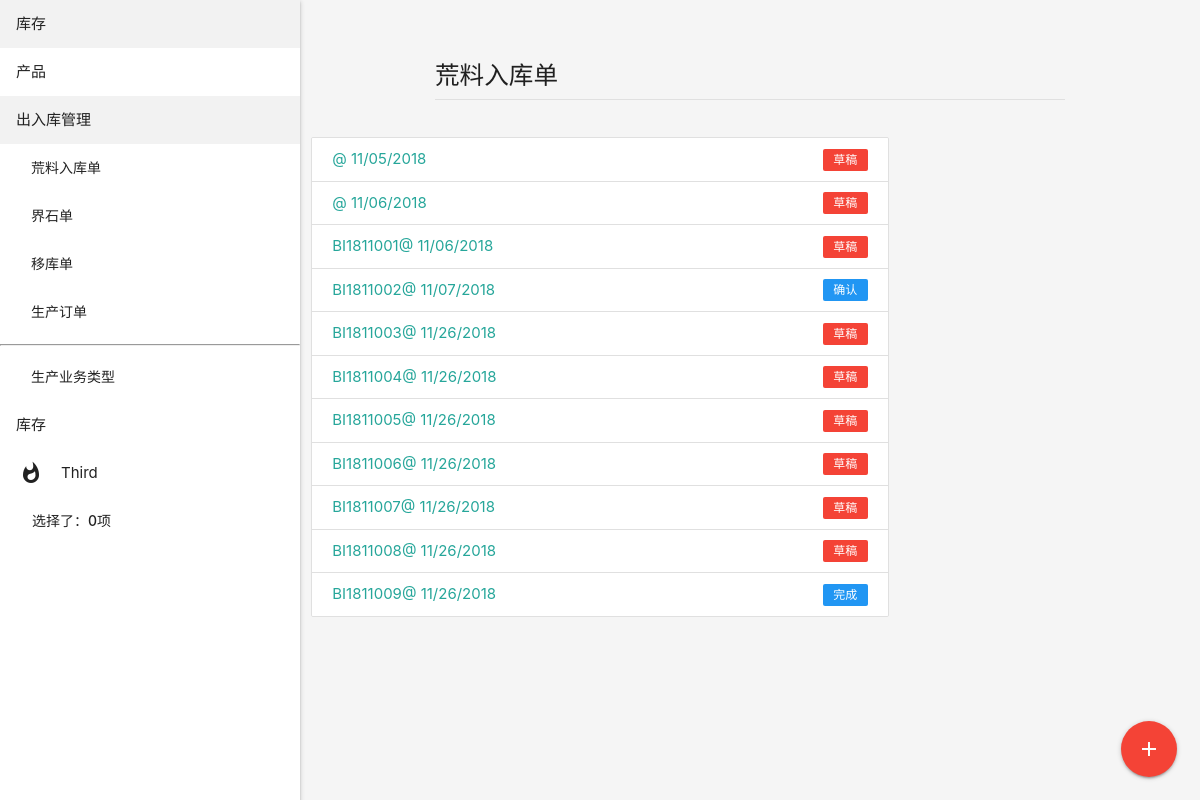
Page /mrp/block_check_in/ on the committed database.
### mrp/models/block_check_in.py (models this page shows, shortened)
class BlockCheckInOrder(MrpOrderAbstract):
    order = OrderField(order_str='BI', blank=True, verbose_name='单号', default='New', max_length=20)
    counter = models.IntegerField('货柜数', blank=True, null=True)
    purchase_order = models.ForeignKey('purchase.PurchaseOrder', on_delete=models.CASCADE, verbose_name='采购订单',
                                       related_name='block_check_in_order')
    warehouse = models.ForeignKey('stock.Warehouse', on_delete=models.CASCADE, verbose_name='卸货仓库')
    class Meta:
        verbose_name = '荒料到货入库单'
    def get_absolute_url(self):
        return reverse('block_check_in_detail', args=[self.id])

### mrp/views.py (the view)
# urls.py: path('block_check_in/', views.BlockCheckInOrderListView.as_view(), name='block_check_in_list'),
class BlockCheckInOrderListView(ListView):
    model = BlockCheckInOrder

### cart/cart.py (called while the page is built)
    def __len__(self):
        return len(self.cart)

### cart/context_processors.py (called while the page is built)
def cart(request):
    return {'cart': Cart(request)}

### mrp/models/base.py (called while the page is built)
    def __str__(self):
        return self.order

### mrp/templates/mrp/blockcheckinorder_list.html
{% extends 'mrp/list.html' %}
{% block headline %}
    荒料入库单
{% endblock %}

### mrp/templates/mrp/list.html
{% extends 'list.html' %}
{% block content %}
    <div class="collection">
        {% for object in object_list %}
            <a href="{{ object.get_absolute_url }}" class="collection-item">
                <span class="new badge {% if object.state == 'draft' %}red{% elif object.state == 'cancel' %}default{% else %}blue{% endif %}"
                    data-badge-caption="{{ object.get_state_display }}"></span>{{ object }}<span>@
                {{ object.created|date:"SHORT_DATE_FORMAT" }}</span>
            </a>
        {% endfor %}
    </div>
    <div class="fixed-action-btn">
        <a href="{% block add_url %}{% endblock %}" class="btn-floating btn-large red">
            <i class="large material-icons">add</i>
        </a>
    </div>
{% endblock %}

### rows in the picture
BlockCheckInOrder: created "11/05/2018"
BlockCheckInOrder: created "11/06/2018"
BlockCheckInOrder: order "BI1811001", created "11/06/2018"
BlockCheckInOrder: order "BI1811002", created "11/07/2018"
BlockCheckInOrder: order "BI1811003", created "11/26/2018"
BlockCheckInOrder: order "BI1811004", created "11/26/2018"
BlockCheckInOrder: order "BI1811005", created "11/26/2018"
BlockCheckInOrder: order "BI1811006", created "11/26/2018"
BlockCheckInOrder: order "BI1811007", created "11/26/2018"
BlockCheckInOrder: order "BI1811008", created "11/26/2018"
BlockCheckInOrder: order "BI1811009", created "11/26/2018"

### other values in the picture
{{ cart|length }} "0"
